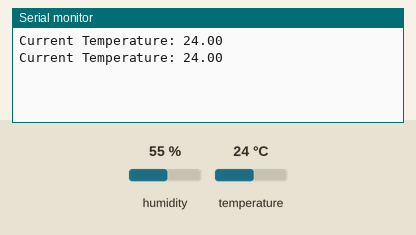
A sketch run on a simulated Arduino Uno, built with avr-gcc and run on an emulated ATmega328P. On the bench: the last lines printed to the serial monitor. The inputs (shaded band) are chosen by the test bench; at power-on: temperature 24 °C, humidity 55 %.

Above: at 2.8 s.
2.9 s: temperature set to 28 °C
At 5.3 s:
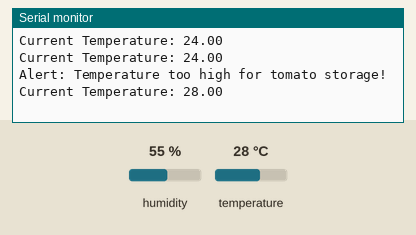
7.5 s: temperature set to 12 °C
At 8.8 s:
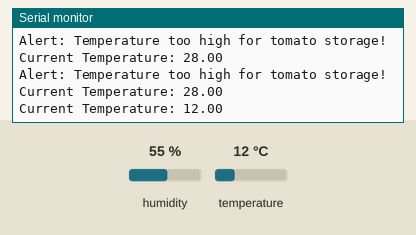
Timing chart, 0 to 10.5 s (numbered marks = the images above; inputs shaded):
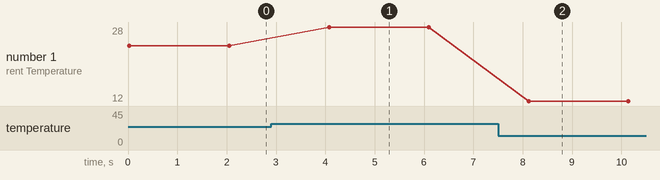

The sketch:

thermal_monitor.ino
```cpp
#include <DHT.h>

#define DHTPIN 4
#define DHTTYPE DHT11

DHT dht(DHTPIN, DHTTYPE);
float temperature;

void setup() {
  Serial.begin(115200);
  dht.begin();
}

void loop() {
  temperature = dht.readTemperature();

  if (temperature > 25) {
    Serial.println("Alert: Temperature too high for tomato storage!");
  }

  Serial.print("Current Temperature: ");
  Serial.println(temperature);

  delay(2000);
}
```

Measured:
- after the input at 2.9 s, the serial monitor: prints a new line after 1.2 s (image 1)
- after the input at 7.5 s, the serial monitor: prints a new line after 0.62 s (image 2)
- plotted number 1: 24 → 28 after the input at 2.9 s, 28 → 12 after the input at 7.5 s
